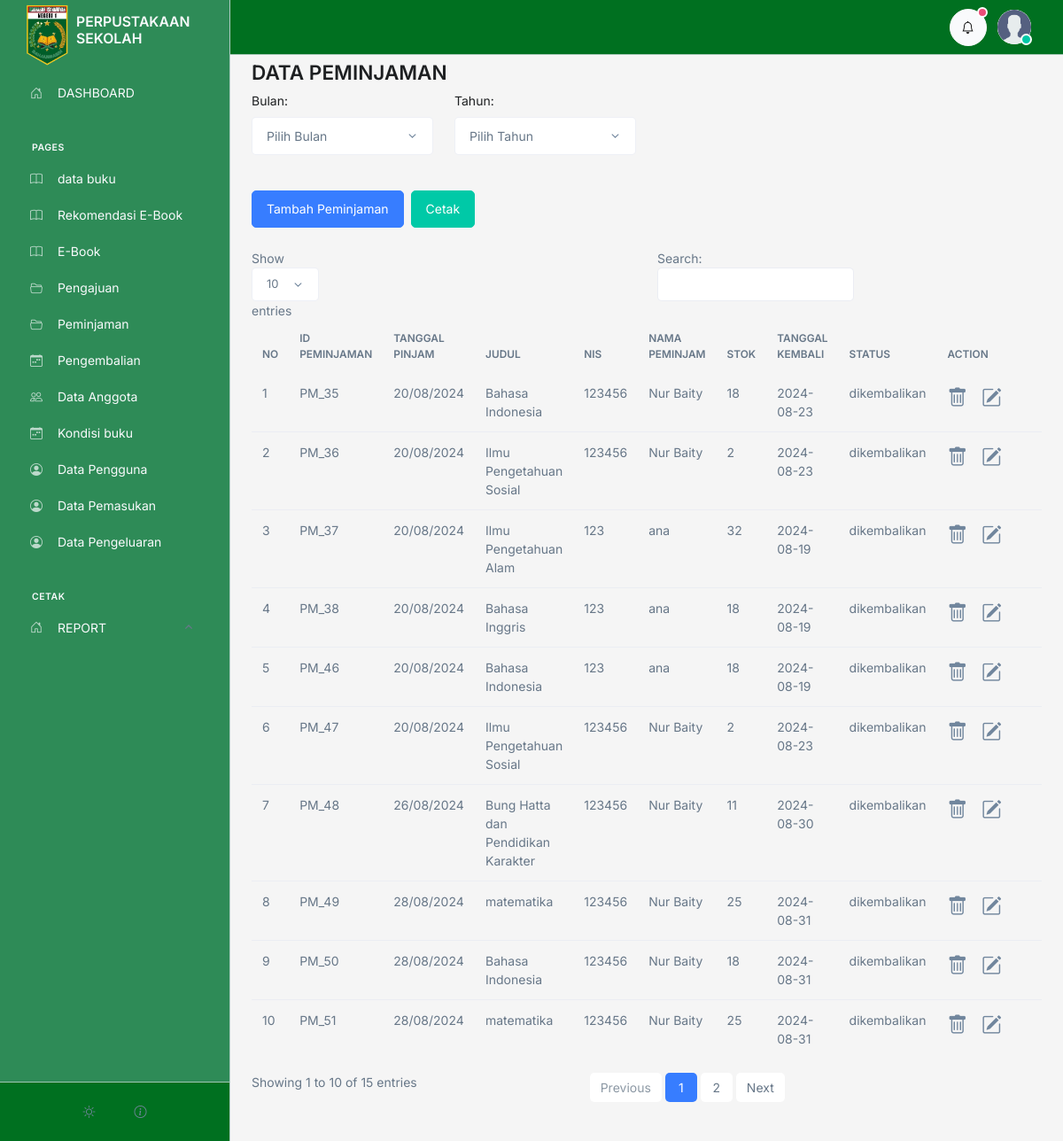
Before: /admin/peminjaman/index.php (signed in) with the older database file.
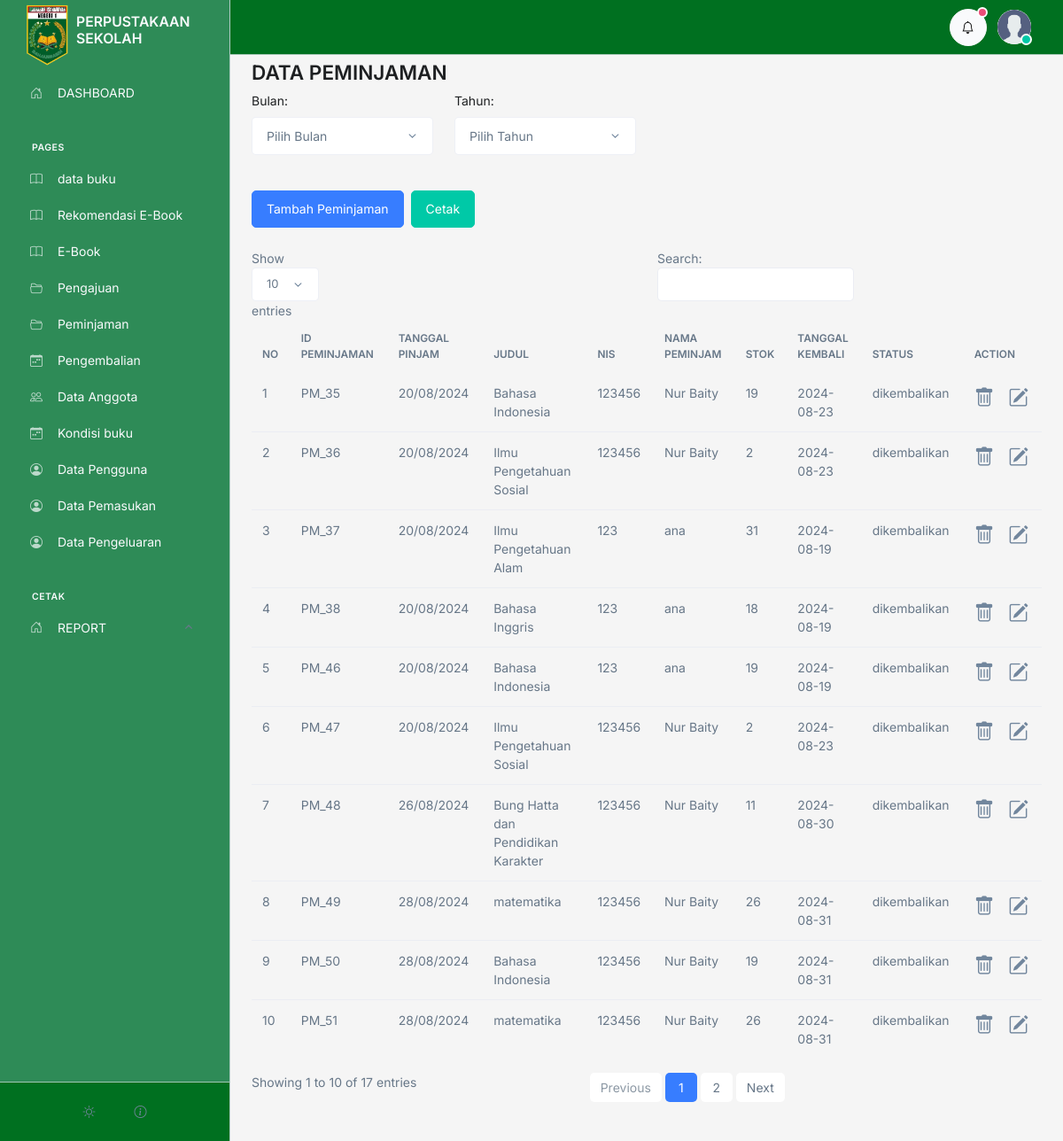
After: the same page with the newer database file.
### tables this page shows
CREATE TABLE `peminjaman` (
  `id` int(50) NOT NULL,
  `id_anggota` int(50) NOT NULL,
  `id_buku` int(50) NOT NULL,
  `tanggal` varchar(100) NOT NULL,
  `tanggal_kembali` varchar(100) NOT NULL,
  `status` varchar(100) NOT NULL
);

CREATE TABLE `buku` (
  `id` int(11) NOT NULL,
  `id_kategori` int(11) DEFAULT 1,
  `tanggal` varchar(50) NOT NULL,
  `judul` varchar(200) NOT NULL,
  `pengarang` varchar(100) NOT NULL,
  `penerbit` varchar(100) NOT NULL,
  `tahun_terbit` varchar(50) NOT NULL,
  `isbn` varchar(200) NOT NULL,
  `jumlah` int(10) NOT NULL,
  `lokasi` varchar(200) NOT NULL,
  `deskripsi` text NOT NULL,
  `image` text NOT NULL
);

CREATE TABLE `anggota` (
  `id` int(11) NOT NULL,
  `user_id` int(11) DEFAULT NULL,
  `nis` varchar(20) NOT NULL,
  `nama` varchar(100) NOT NULL,
  `email` varchar(100) NOT NULL DEFAULT 'm.nawir177@gmail.com',
  `telpon` varchar(15) NOT NULL DEFAULT '082255445566',
  `tempat_lahir` varchar(100) NOT NULL,
  `tanggal_lahir` varchar(100) NOT NULL,
  `kelamin` varchar(100) NOT NULL,
  `TA` varchar(100) NOT NULL,
  `alamat` text NOT NULL,
  `foto` varchar(100) NOT NULL,
  `verifikasi` tinyint(1) NOT NULL DEFAULT 0
);

### admin/controller.php (called while the page is built, shortened)
<?php
$conn = mysqli_connect('localhost', 'root', '', 'perpustakaan');
function getFilter($table)
{
    global $conn;
    $query = "SELECT * FROM $table";
    $rows = [];
    $result = mysqli_query($conn, $query);
    if ($result) {
        while ($row = mysqli_fetch_assoc($result)) {
            $rows[] = $row;
        }
    } else {
        echo "Error: " . mysqli_error($conn);
    }
    return $rows;
}
function hasOne($id_relation, $table_relation, $field)
{
   $conn = mysqli_connect('localhost', 'root', '', 'perpustakaan');
   $query = "SELECT $field FROM $table_relation WHERE id = $id_relation";
   $result = mysqli_query($conn, $query);
   $row = mysqli_fetch_array($result, MYSQLI_ASSOC);
   if ($row) {
      return $row[$field];
   } else {
      return null;
   }
}

### admin/peminjaman/index.php (the view, shortened to what this page needs)
<?php include '../controller.php'  ?>
<?php include '../template/header.php';
$Peminjaman = getFilter('peminjaman');
$no = 1;
?>
<div class="container">
   <h1>DATA PEMINJAMAN</h1>
   <form action="" method="get" class="mb-3" id="filterForm">
      <div class="row">
         <div class="col-md-3">
            <label for="bulan" class="form-label">Bulan:</label>
            <select name="bulan" id="bulan" class="form-select" onchange="submitForm()">
               <option value="">Pilih Bulan</option>
            </select>
         </div>
         <div class="col-md-3">
            <label for="tahun" class="form-label">Tahun:</label>
            <select name="tahun" id="tahun" class="form-select" onchange="submitForm()">
               <option value="">Pilih Tahun</option>
            </select>
         </div>
      </div>
   </form>
   <div class="d-flex gap-2">
      <a href="tambah.php" class="btn btn-primary my-4">Tambah Peminjaman</a>
      <div>
         <button type="button" class="btn btn-success mt-4" onclick="printData()">Cetak</button>
      </div>
   </div>
   <table class="table" id="table">
      <thead class="mt-3">
         <tr>
            <th>NO</th>
            <th>ID PEMINJAMAN</th>
            <th>TANGGAL PINJAM</th>
            <th>JUDUL</th>
            <th>NIS</th>
            <th>NAMA PEMINJAM</th>
            <th>STOK</th>
            <th>TANGGAL KEMBALI</th>
            <th>STATUS</th>
            <th>ACTION</th>
         </tr>
      </thead>
      <tbody>
         <?php foreach ($Peminjaman as $value) :   ?>
            <tr>
               <td>
                  <?= $no++; ?>
               </td>
               <td>PM_<?= $value['id']; ?></td>
               <td><?= $value['tanggal']; ?></td>
               <td><?= hasOne($value['id_buku'], "buku", "judul"); ?></td>
               <td><?= hasOne($value['id_anggota'], "anggota", "nis"); ?></td>
               <td><?= hasOne($value['id_anggota'], "anggota", "nama"); ?></td>
               <td><?= hasOne($value['id_buku'], "buku", "jumlah"); ?></td>
               <td><?=$value['tanggal_kembali']; ?></td>
               <td><?= $value['status']; ?></td>
               <td>
                  <div class="d-flex gap-3">
                     <a href="delete.php?id=<?= $value['id'] ?>" onclick="return confirm('are you sure ?')" class=" fs-1 text-secondary">
                        <i class="bi bi-trash"></i>
                     </a>
                     <a href="edit.php?id=<?= $value['id'] ?>" class="fs-1 text-secondary">
                        <i class="bi bi-pencil-square"></i>
                     </a>
                  </div>
               </td>
            </tr>
         <?php endforeach  ?>
      </tbody>
   </table>
</div>
<?php include '../template/footer.php';
?>

Changed rows visible on the page:
changed through a linked row, peminjaman id 35: id_buku.jumlah "18" → "19"
changed through a linked row, peminjaman "Ilmu Pengetahuan Alam": id_buku.jumlah "32" → "31"
changed through a linked row, peminjaman id 46: id_buku.jumlah "18" → "19"
changed through a linked row, peminjaman id 49: id_buku.jumlah "25" → "26"
changed through a linked row, peminjaman id 50: id_buku.jumlah "18" → "19"
changed through a linked row, peminjaman id 51: id_buku.jumlah "25" → "26"
Other visible differences:
text written by a page script: "Show entries Search: Showing 1 to 10 of 15 entries Previous 1 2 Next" → "Show entries Search: Showing 1 to 10 of 17 entries Previous 1 2 Next"
